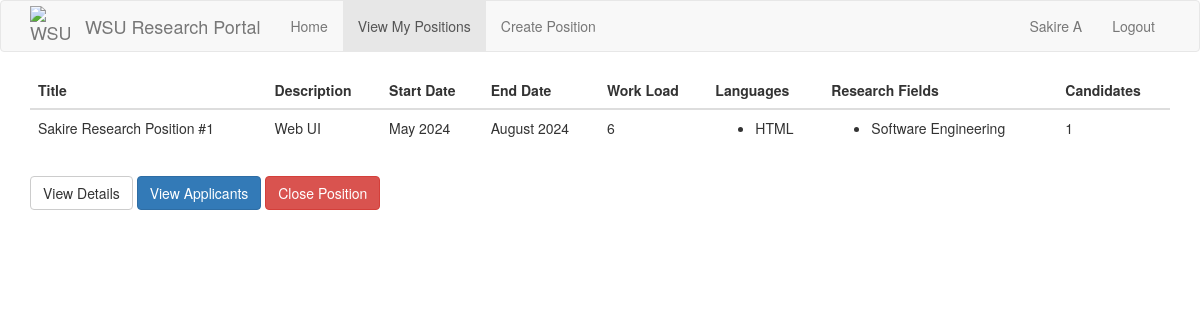
Page /positions (signed in) on the committed database.
### src/Model/models.py (models this page shows, shortened)
class User(db.Model, UserMixin):
    __tablename__ = 'user'
    id = db.Column(db.Integer, primary_key=True)
    password_hash = db.Column(db.String(128))
    firstname = db.Column(db.String(100))
    lastname = db.Column(db.String(100))
    email = db.Column(db.String(120),unique = True, index = True)
    phone = db.Column(db.String(11),unique = True)
    user_type = db.Column(db.String(50))
    __mapper_args__ = {
        'polymorphic_identity': 'User',
        'polymorphic_on': user_type
    }

class Position(db.Model):
    id = db.Column(db.Integer, primary_key=True)
    title = db.Column(db.String(32), unique=True)
    description = db.Column(db.String(256))
    accepting_applications = db.Column(db.Boolean)
    start_date = db.Column(db.String(256))
    end_date = db.Column(db.String(256))
    work_load = db.Column(db.Integer) # Time commitment.
    languages = db.relationship(
        'Language',
        secondary = positionLanguages,
        primaryjoin = (positionLanguages.c.position_id == id),
        lazy='dynamic',
        overlaps='languages'
    )
    research_fields = db.relationship(
        'Interest',
        secondary=positionInterests,
        primaryjoin=(positionInterests.c.position_id == id),
        lazy='dynamic',
        overlaps='interests'
    )
    candidates = db.Column(db.Integer) # Stores the ID's of the current candidates for the position.
    applications = db.relationship('Application', backref='position') # A position has multiple applications associated to it.
    professor_id = db.Column(db.Integer, db.ForeignKey('professor.id')) # Every position has one professor associated to it.

class Language(db.Model):
    id = db.Column(db.Integer, primary_key=True)
    name = db.Column(db.String(12))
    studentLanguages = db.relationship(
        'Student',
        secondary=studentLanguages,
        primaryjoin=(studentLanguages.c.language_id == id),
        lazy='dynamic',
        overlaps='languages'
    )
    positionLanguages = db.relationship(
        'Position',
        secondary = positionLanguages,
        primaryjoin = (positionLanguages.c.language_id == id),
        lazy = 'dynamic',
        overlaps='languages'
    )

class Interest(db.Model):
    id = db.Column(db.Integer, primary_key=True)
    name = db.Column(db.String(100))
    studentInterests = db.relationship(
        'Student',
        secondary=studentInterests,
        primaryjoin=(studentInterests.c.interest_id == id),
        lazy='dynamic',
        overlaps='interests'
    )
    positionInterests = db.relationship(
        'Position',
        secondary = positionInterests,
        primaryjoin = (positionInterests.c.interest_id == id),
        lazy = 'dynamic',
        overlaps = 'interests'
    )

### src/Controller/position_routes.py (the view, shortened to what this page needs)
@routes.route("/positions", methods=["GET", "POST"])
@login_required
def positions():
    positions = None
    form = StudentHomeSortForm()
    if current_user.user_type == "Professor":
        positions = Position.query.filter_by(professor_id=current_user.id).all()
        return render_template("Position Pages/positions.html", positions=positions)

### app.py (called while the page is built)
@app.context_processor
def inject_request():
    return dict(request=request)

@app.before_request
def initBD(*args, **kwargs):
    if app.got_first_request:
        db.create_all()
        if Language.query.count() == 0:
            languages = ['Java','C', 'Python', 'C++', 'JavaScript', 'HTML', 'CSS']
            for t in languages:
                db.session.add(Language(name=t))
        db.session.commit()
        if Interest.query.count() == 0:
            interests = ['Software Engineering', 'Artificial intelligence', 'Cyber Security', 'Machine Learning', 'Computer Architecture', 'Data Science']
            for t in interests:
                db.session.add(Interest(name=t))
        db.session.commit()

### src/Model/models.py (called while the page is built)
@login.user_loader
def load_user(id):
    return User.query.get(int(id))

### src/View/templates/Position Pages/positions.html (shortened to what this page needs)
{% extends "base.html" %}
{% block app_content %}
<div>
    {% for position in positions %}
    <div>
        {% include 'Position Pages/_position.html' %}
    </div>
    {% endfor %}
</div>
{% endblock %}

### src/View/templates/_navbar.html (shortened to what this page needs)
{% block navbar %}
    <nav class="navbar navbar-default">
        <div class="container">
            <div class="navbar-header">
                <a class="navbar-brand" href="{{ url_for('routes.index') }}" style="display: flex; align-items: center;">
                    <img src="{{ url_for('static', filename='wsu-logo.png') }}" alt="WSU Cougarhead" style="width: 40px; height: 40px">
                    <span style="margin-left: 15px;">WSU Research Portal</span>
                </a>
            </div>
            <div class="collapse navbar-collapse" id="bs-example-navbar-collapse-1">
                <ul class="nav navbar-nav">
                        <li {% if request.path == url_for('routes.index') %}class="active"{% endif %}>
                            <a href="{{ url_for('routes.index') }}">Home</a>
                        </li>
                    {% if current_user.user_type == "Professor" %}
                        <li {% if request.path == url_for('positions.positions') %}class="active"{% endif %}>
                            <a href="{{ url_for('positions.positions') }}">View My Positions</a>
                        </li>
                        <li {% if request.path == url_for('positions.create_position') %}class="active"{% endif %}>
                            <a href="{{ url_for('positions.create_position') }}">Create Position</a>
                        </li>
                    {% endif %}
                </ul>
                <ul class="nav navbar-nav navbar-right">
                    {% if current_user.is_anonymous %}
                    <li><a href="{{ url_for('auth.login') }}">Login</a></li>
                    {% else %}
                    <li><a href="{{ url_for('routes.index') }}">{{ current_user.firstname }} {{ current_user.lastname }}</a></li>
                    <li><a href="{{ url_for('auth.logout') }}">Logout</a></li>
                    {% endif %}
                </ul>
            </div>
        </div>
    </nav>
{% endblock %}

### src/View/templates/Position Pages/_position.html
<table class="table">
    <thead>
        <tr>
            <th>Title</th>
            <th>Description</th>
            <th>Start Date</th>
            <th>End Date</th>
            <th>Work Load</th>
            <th>Languages</th>
            <th>Research Fields</th>
            <th>Candidates</th>
        </tr>
    </thead>
    <tbody>
            <tr>
                <td>{{ position.title }}</td>
                <td>{{ position.description }}</td>
                <td>{{ position.start_date }}</td>
                <td>{{ position.end_date }}</td>
                <td>{{ position.work_load }}</td>
                <td>
                    <ul>
                        {% for language in position.languages %}
                            <li>{{ language.name }}</li>
                        {% endfor %}
                    </ul>
                </td>
                <td>
                    <ul>
                        {% for interest in position.research_fields %}
                            <li>{{ interest.name }}</li>
                        {% endfor %}
                    </ul>
                </td>
                <td>{{ position.candidates }}</td>
            </tr>
    </tbody>
</table>
<a href="{{ url_for('positions.positions_by_id', position_id=position.id) }}" class="btn btn-default text-center">View Details</a>
{% if position.accepting_applications %}
    {% if current_user.user_type == "Student" %}
        {% if (current_user.get_application_by_position(position) == None) %}
        <a href="{{ url_for('positions.positions_by_id_apply', position_id=position.id) }}" class="btn btn-primary text-center">Apply</a>
        {% else %}
        <a href="#" class="btn btn-primary text-center" disabled>Apply</a>
        <button class="btn btn-danger text-center" disabled>You've already applied!</button>
        {% endif %}
    {% elif current_user.user_type == "Professor" %}
        <a href="{{ url_for('positions.positions_by_id_applicants', position_id=position.id) }}" class="btn btn-primary text-center">View Applicants</a>
        <a href="{{ url_for('positions.positions_by_id_delete', position_id=position.id) }}" class="btn btn-danger text-center">Close Position</a>
    {% endif %}
{% else %}
    {% if current_user.user_type == "Professor" %}
    {% endif %}
{% endif %}

### rows in the picture
User: firstname "Sakire", lastname "A"
Position: title "Sakire Research Position #1", description "Web UI", start_date "May 2024", end_date "August 2024", work_load "6", candidates "1"
Language: name "HTML"
Interest: name "Software Engineering"
